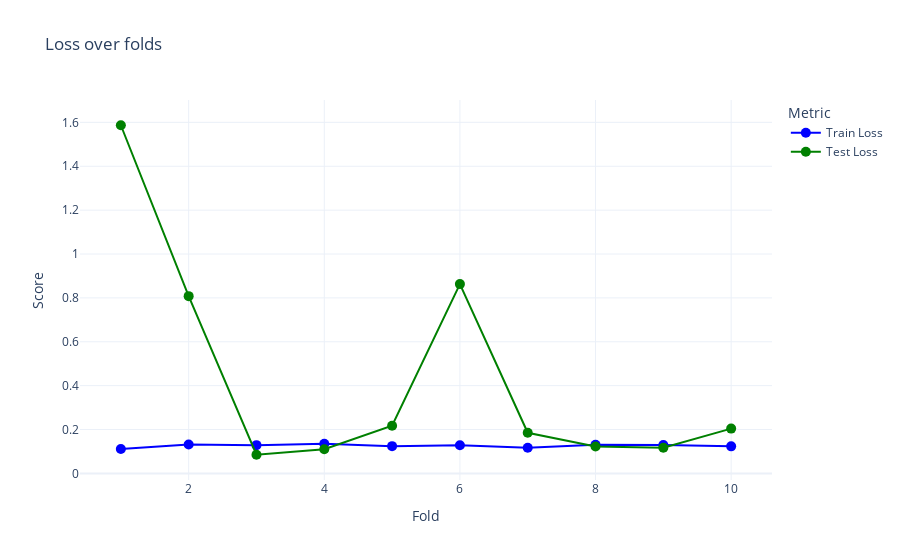

Source (notebook cell):
### Code cell
# Visualize Cross-Validation results: Scatter Plot for a choosen metric over the folds
# metrics names = accuracy, precision, recall, f1, loss

fig = plot_line_accuracy_log_loss(results_cv_knn, metric='loss')
fig.show()

### Figure 1 — Plotly figure (JSON) as saved in the notebook; plotly's stock layout.template omitted (floating-point values rounded to 4 significant figures)
{"data": [{"line": {"color": "blue"}, "marker": {"size": 10}, "mode": "lines+markers", "name": "Train Loss", "type": "scatter", "x": [1, 2, 3, 4, 5, 6, 7, 8, 9, 10], "y": [0.1113, 0.1318, 0.1288, 0.135, 0.1243, 0.1282, 0.1172, 0.1309, 0.1289, 0.1233]}, {"line": {"color": "green"}, "marker": {"size": 10}, "mode": "lines+markers", "name": "Test Loss", "type": "scatter", "x": [1, 2, 3, 4, 5, 6, 7, 8, 9, 10], "y": [1.587, 0.8079, 0.08497, 0.1098, 0.2175, 0.8628, 0.1852, 0.1223, 0.1172, 0.2042]}], "layout": {"legend": {"title": {"text": "Metric"}}, "title": {"text": "Loss over folds"}, "xaxis": {"title": {"text": "Fold"}}, "yaxis": {"title": {"text": "Score"}}}}
